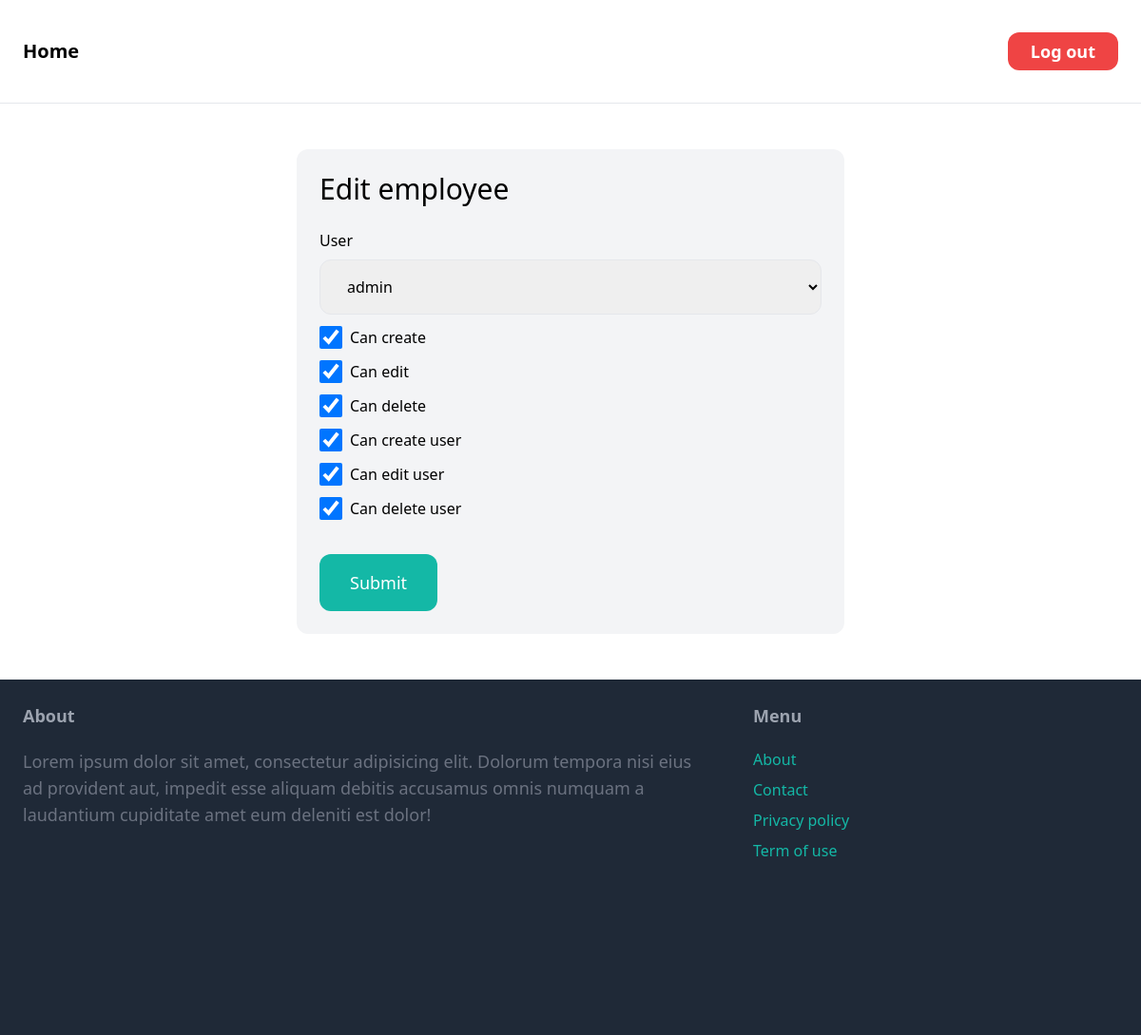
Screenshot of /employees/1/edit/ (signed in) with the database file from the repository.
### apps/employee/models.py (models this page shows, shortened)
class Employee(models.Model):
    user = models.OneToOneField(User, null=True, on_delete=models.CASCADE, related_name="employee")
    can_create = models.BooleanField(default=False)
    can_edit = models.BooleanField(default=False)
    can_delete = models.BooleanField(default=False)
    can_create_user = models.BooleanField(default=False)
    can_edit_user = models.BooleanField(default=False)
    can_delete_user = models.BooleanField(default=False)
    created_by = models.ForeignKey(User, related_name='created_employee', on_delete=models.CASCADE)
    created_at = models.DateTimeField(auto_now_add=True)

### apps/employee/views.py (the view)
# urls.py: path('<int:pk>/edit/', views.edit, name='edit'),
@login_required
@can_edit_employee
def edit(request, pk):
    employee = get_object_or_404(Employee, pk=pk, created_by=request.user)
    if request.method == 'POST':
        form = EditEmployeeForm(request.POST, request.FILES, instance=employee)
        if form.is_valid():
            form.save()
            return redirect('apps.employee:employees')
    else:
        form = EditEmployeeForm(instance=employee)
    return render(request, 'employee/form.html', {
        'form': form,
        'title': 'Edit employee'
    })

### templates/employee/form.html (shortened to what this page needs)
{% extends 'core/base.html' %}
{% block content %}
<div class="w-1/2 my-6 mx-auto p-6 bg-gray-100 rounded-xl">
    <h1 class="mb-6 text-3xl">{{ title }}</h1>
    <form method="post" action=".">
        <div class="mb-3">
            <label class="inline-block mb-2">User</label></br>
            {{ form.user }}
        </div>
        <div class="mb-3 flex items-center">
            {{ form.can_create }}
            <label class="inline-block ml-2">Can create</label>
        </div>
        <div class="mb-3 flex items-center">
            {{ form.can_edit }}
            <label class="inline-block ml-2">Can edit</label>
        </div>
        <div class="mb-3 flex items-center">
            {{ form.can_delete }}
            <label class="inline-block ml-2">Can delete</label>
        </div>
        <div class="mb-3 flex items-center">
            {{ form.can_create_user }}
            <label class="inline-block ml-2">Can create user</label>
        </div>
        <div class="mb-3 flex items-center">
            {{ form.can_edit_user }}
            <label class="inline-block ml-2">Can edit user</label>
        </div>
        <div class="mb-3 flex items-center">
            {{ form.can_delete_user }}
            <label class="inline-block ml-2">Can delete user</label>
        </div>
        <button class="mt-6 py-4 px-8 text-lg bg-teal-500 hover:bg-teal-700 rounded-xl text-white">Submit</button>
    </form>
</div>
{% endblock  %}

### rows the page displays
Employee: user "admin", can_create "☑", can_edit "☑", can_delete "☑", can_create_user "☑", can_edit_user "☑", can_delete_user "☑"

### other values shown
{{ title }} "Edit employee"
